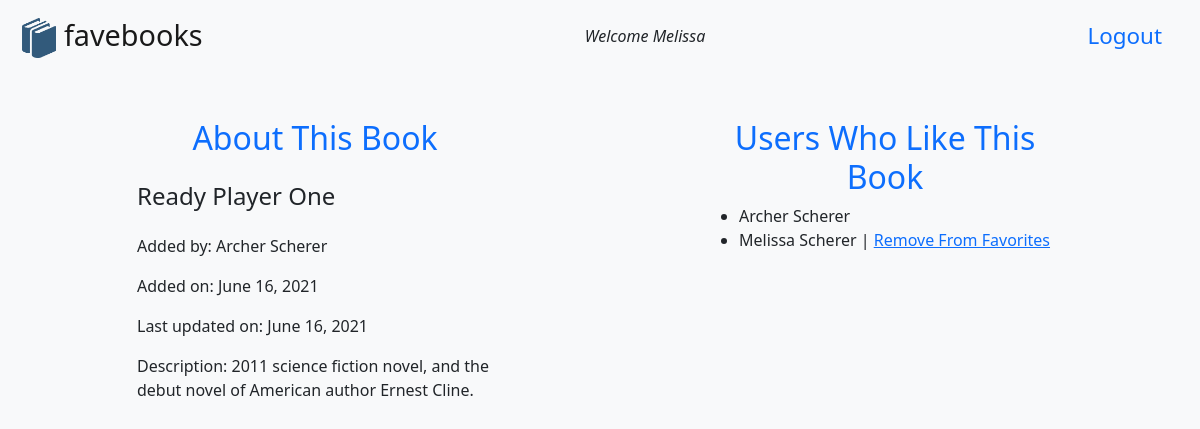
The app's page /books/1 (signed in) with its own data.
### log_reg_app/models.py (models this page shows)
class User(models.Model):
    first_name = models.CharField(max_length= 45)
    last_name = models.CharField(max_length= 45)
    email = models.CharField(max_length= 255)
    password = models.CharField(max_length= 45)
    created_at = models.DateTimeField(auto_now_add=True)
    updated_at = models.DateTimeField(auto_now=True)
    objects = UserManager()

class Book(models.Model):
    title = models.CharField(max_length= 255)
    desc = models.TextField()
    created_at = models.DateTimeField(auto_now_add=True)
    updated_at = models.DateTimeField(auto_now=True)
    uploaded_by = models.ForeignKey(User, related_name="books_uploaded", on_delete = models.CASCADE)
    users_who_like = models.ManyToManyField(User, related_name="liked_books")
    objects = BookManager()

### log_reg_app/views.py (the view)
# urls.py: path('books/<int:book_id>', views.info),
def info(request,book_id):
    this_book = Book.objects.get(id=book_id)
    this_user = User.objects.get(id=request.session['user_id'])
    context = {
        'this_book': this_book,
        'this_user': this_user
    }
    if this_book.uploaded_by.id == this_user.id:
        return render(request, 'edit.html', context)
    else:
        return render(request, 'show.html', context)

### log_reg_app/templates/show.html (shortened to what this page needs)
<!DOCTYPE html>
<html lang="en">
<head>
    {% load static%}
    <link href="https://cdn.jsdelivr.net/npm/bootstrap@5.0.1/dist/css/bootstrap.min.css" rel="stylesheet">
    <link rel="stylesheet" href="{% static 'css/style.css' %}">
</head>
<body class="container bg-light">
    <nav class=" col-12 navbar navbar-light bg-light justify-content-between">
        <a class="navbar-brand app-small" href="/books"><img class="small-book" src="/static/img/book.png" alt="Book Icon"> favebooks</a>
        <div class="welcome">Welcome {{this_user.first_name}}</div>
        <a class="nav-link logout" href="/user/logout">Logout</a>
    </nav>
    <div class="col-12 mt-5">
        <div class="row">
            <div class="col-4 offset-1 mb-3">
                <h2 class="form-label text-center text-primary">About This Book</h2>
                <div class="row">
                    <div class="col-md-12 mb-3">
                        <h4 class="mt-3">{{this_book.title}}</h4>
                    </div>
                    <div class="col-md-12 mb-3 form-label"> Added by: {{this_book.uploaded_by.first_name}} {{this_book.uploaded_by.last_name}}</div>
                    <div class="col-md-12 mb-3 form-label"> Added on: {{this_book.created_at|date}}</div>
                    <div class="col-md-12 mb-3 form-label"> Last updated on: {{this_book.updated_at|date}}</div>
                    <div class="col-md-12 mb-3"> Description: {{this_book.desc}}</div>
                </div>
            </div>
            <div class="col-4 offset-2 mb-3">
                <h2 class="text-center text-primary">Users Who Like This Book</h2>
                <ul class="col-12">
                    {% for user in this_book.users_who_like.all %}
                        <li>{{user.first_name}} {{user.last_name}}
                            {%if user == this_user and this_user in this_book.users_who_like.all %}
                            <span> | </span><a href="/books/{{this_book.id}}/unfavorite">Remove From Favorites</a>
                            {%endif%}
                        </li>
                    {% endfor %}
                </ul>
            </div>
        </div>
    </div>
</body>
</html>

### log_reg_app/static/css/style.css (style rules this page uses)
.small-book { height: 40px; width: auto; vertical-align: middle; }
.app-small { font-size: 1.8em; vertical-align: middle; font-weight: 500; margin-left: -20px; }
.welcome { font-style: italic; }
.logout { margin-right: -20px; font-size: 1.4em; }

### records on screen
User: first_name "Melissa", last_name "Scherer"
Book: title "Ready Player One", uploaded_by.first_name "Archer", uploaded_by.last_name "Scherer", created_at "June 16, 2021", updated_at "June 16, 2021", desc "2011 science fiction novel, and the debut novel of American author Ernest Cline."
User: first_name "Archer", last_name "Scherer"
